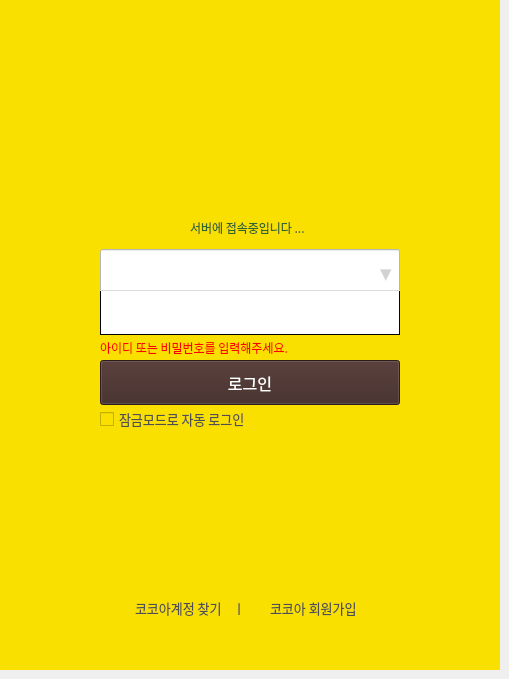
    <widget class="QWidget" name="page_0">
     <widget class="QWidget" name="widget_3" native="true">
      <property name="geometry">
       <rect>
        <x>0</x>
        <y>0</y>
        <width>500</width>
        <height>670</height>
       </rect>
      </property>
      <property name="styleSheet">
       <string notr="true">background-color: rgb(249, 224, 0);</string>
      </property>
      <widget class="QLabel" name="label_6">
       <property name="geometry">
        <rect>
         <x>195</x>
         <y>100</y>
         <width>111</width>
         <height>111</height>
        </rect>
       </property>
       <property name="text">
        <string/>
       </property>
       <property name="pixmap">
        <pixmap>../img/2111466.png</pixmap>
       </property>
       <property name="scaledContents">
        <bool>true</bool>
       </property>
      </widget>
      <widget class="QLineEdit" name="id_line">
       <property name="geometry">
        <rect>
         <x>100</x>
         <y>249</y>
         <width>300</width>
         <height>45</height>
        </rect>
       </property>
       <property name="font">
        <font>
         <family>G마켓 산스 TTF Medium</family>
         <pointsize>12</pointsize>
        </font>
       </property>
       <property name="styleSheet">
        <string notr="true">background-color: rgb(255, 255, 255);</string>
       </property>
      </widget>
      <widget class="QLineEdit" name="pw_line">
       <property name="geometry">
        <rect>
         <x>100</x>
         <y>290</y>
         <width>300</width>
         <height>45</height>
        </rect>
       </property>
       <property name="styleSheet">
        <string notr="true">background-color: rgb(255, 255, 255);
border-top-color: rgb(220, 220, 220);
border-style:solid;
border-width:1px;</string>
       </property>
       <property name="echoMode">
        <enum>QLineEdit::Password</enum>
       </property>
      </widget>
      <widget class="QPushButton" name="loginButton">
       <property name="geometry">
        <rect>
         <x>100</x>
         <y>360</y>
         <width>300</width>
         <height>45</height>
        </rect>
       </property>
       <property name="font">
        <font>
         <family>G마켓 산스 TTF Medium</family>
         <pointsize>12</pointsize>
         <weight>50</weight>
         <bold>false</bold>
        </font>
       </property>
       <property name="styleSheet">
        <string notr="true">color: rgb(255, 255, 255);
background-color: rgb(62, 39, 35);</string>
       </property>
       <property name="text">
        <string>로그인</string>
       </property>
      </widget>
      <widget class="QLabel" name="label_7">
       <property name="geometry">
        <rect>
         <x>376</x>
         <y>262</y>
         <width>20</width>
         <height>21</height>
        </rect>
       </property>
       <property name="font">
        <font>
         <family>G마켓 산스 TTF Medium</family>
         <pointsize>11</pointsize>
        </font>
       </property>
       <property name="styleSheet">
        <string notr="true">background-color: rgb(255, 255, 255);
color: rgb(210, 210, 210);</string>
       </property>
       <property name="text">
        <string>▼</string>
       </property>
       <property name="alignment">
        <set>Qt::AlignCenter</set>
       </property>
      </widget>
      <widget class="QLabel" name="label_8">
       <property name="geometry">
        <rect>
         <x>135</x>
         <y>600</y>
         <width>121</width>
         <height>16</height>
        </rect>
       </property>
       <property name="font">
        <font>
         <family>G마켓 산스 TTF Medium</family>
         <pointsize>10</pointsize>
        </font>
       </property>
       <property name="styleSheet">
        <string notr="true">color: rgb(79, 79, 79);</string>
       </property>
       <property name="text">
        <string>코코아계정 찾기    ㅣ</string>
       </property>
      </widget>
      <widget class="QLabel" name="join_lbl">
       <property name="geometry">
        <rect>
         <x>270</x>
         <y>600</y>
         <width>101</width>
         <height>16</height>
        </rect>
       </property>
       <property name="font">
        <font>
         <family>G마켓 산스 TTF Medium</family>
         <pointsize>10</pointsize>
        </font>
       </property>
       <property name="styleSheet">
        <string notr="true">color: rgb(79, 79, 79);</string>
       </property>
       <property name="text">
        <string>코코아 회원가입</string>
       </property>
      </widget>
      <widget class="QCheckBox" name="checkBox">
       <property name="geometry">
        <rect>
         <x>100</x>
         <y>411</y>
         <width>161</width>
         <height>16</height>
        </rect>
       </property>
       <property name="font">
        <font>
         <family>G마켓 산스 TTF Medium</family>
         <pointsize>10</pointsize>
        </font>
       </property>
       <property name="styleSheet">
        <string notr="true">color: rgb(79, 79, 79);</string>
       </property>
       <property name="text">
        <string>잠금모드로 자동 로그인</string>
       </property>
      </widget>
      <widget class="QLabel" name="label_4">
       <property name="geometry">
        <rect>
         <x>100</x>
         <y>340</y>
         <width>301</width>
         <height>16</height>
        </rect>
       </property>
       <property name="font">
        <font>
         <family>G마켓 산스 TTF Medium</family>
        </font>
       </property>
       <property name="styleSheet">
        <string notr="true">color: rgb(255, 0, 0);</string>
       </property>
       <property name="text">
        <string>아이디 또는 비밀번호를 입력해주세요.</string>
       </property>
      </widget>
      <widget class="QLabel" name="connectLabel">
       <property name="geometry">
        <rect>
         <x>190</x>
         <y>220</y>
         <width>131</width>
         <height>16</height>
        </rect>
       </property>
       <property name="font">
        <font>
         <family>G마켓 산스 TTF Medium</family>
        </font>
       </property>
       <property name="styleSheet">
        <string notr="true">color: rgb(50, 100, 50);</string>
       </property>
       <property name="text">
        <string>서버에 접속중입니다 ...</string>
       </property>
      </widget>
     </widget>
    </widget>
